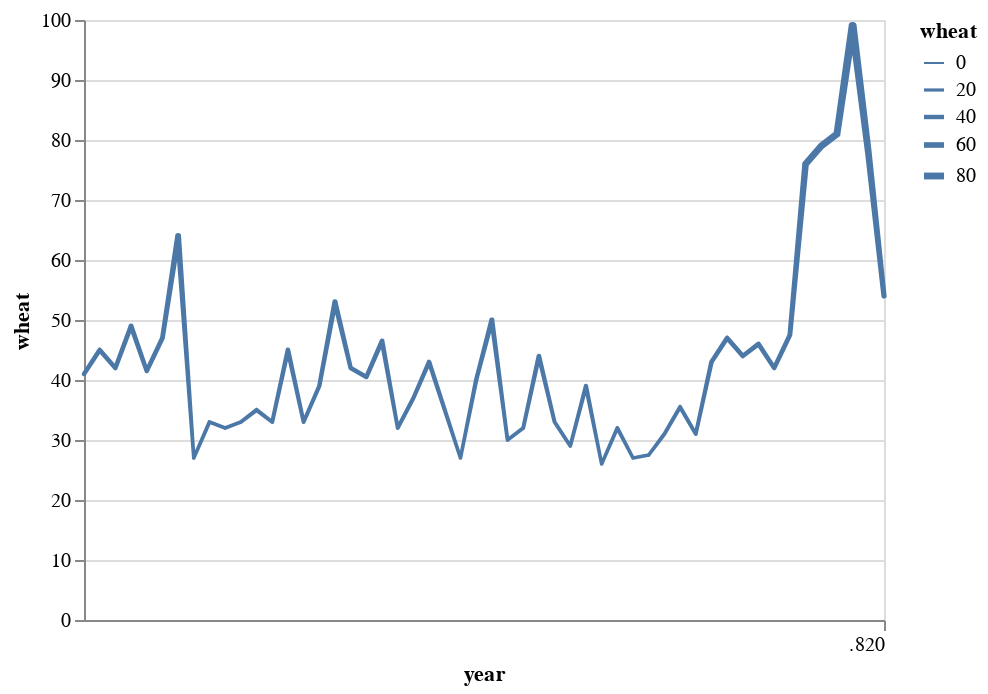

Here is the notebook cell this chart was saved with:
### Code cell
import altair as alt
from vega_datasets import data

source = data.wheat()

alt.Chart(source).mark_trail().encode(
    x='year:T',
    y='wheat:Q',
    size='wheat:Q'
)

### Figure 1 — Vega-Lite specification as saved in the notebook (floating-point values rounded to 4 significant figures)
{"config": {"view": {"continuousWidth": 400, "continuousHeight": 300}}, "data": {"name": "data-76d1ce26ea5761007c35827e1564d86c"}, "mark": "trail", "encoding": {"size": {"type": "quantitative", "field": "wheat"}, "x": {"type": "temporal", "field": "year"}, "y": {"type": "quantitative", "field": "wheat"}}, "$schema": "https://vega.github.io/schema/vega-lite/v4.8.1.json", "datasets": {"data-76d1ce26ea5761007c35827e1564d86c": [{"year": 1565, "wheat": 41.0, "wages": 5.0}, {"year": 1570, "wheat": 45.0, "wages": 5.05}, {"year": 1575, "wheat": 42.0, "wages": 5.08}, {"year": 1580, "wheat": 49.0, "wages": 5.12}, {"year": 1585, "wheat": 41.5, "wages": 5.15}, {"year": 1590, "wheat": 47.0, "wages": 5.25}, {"year": 1595, "wheat": 64.0, "wages": 5.54}, {"year": 1600, "wheat": 27.0, "wages": 5.61}, {"year": 1605, "wheat": 33.0, "wages": 5.69}, {"year": 1610, "wheat": 32.0, "wages": 5.78}, {"year": 1615, "wheat": 33.0, "wages": 5.94}, {"year": 1620, "wheat": 35.0, "wages": 6.01}, {"year": 1625, "wheat": 33.0, "wages": 6.12}, {"year": 1630, "wheat": 45.0, "wages": 6.22}, {"year": 1635, "wheat": 33.0, "wages": 6.3}, {"year": 1640, "wheat": 39.0, "wages": 6.37}, {"year": 1645, "wheat": 53.0, "wages": 6.45}, {"year": 1650, "wheat": 42.0, "wages": 6.5}, {"year": 1655, "wheat": 40.5, "wages": 6.6}, {"year": 1660, "wheat": 46.5, "wages": 6.75}, {"year": 1665, "wheat": 32.0, "wages": 6.8}, {"year": 1670, "wheat": 37.0, "wages": 6.9}, {"year": 1675, "wheat": 43.0, "wages": 7.0}, {"year": 1680, "wheat": 35.0, "wages": 7.3}, {"year": 1685, "wheat": 27.0, "wages": 7.6}, {"year": 1690, "wheat": 40.0, "wages": 8.0}, {"year": 1695, "wheat": 50.0, "wages": 8.5}, {"year": 1700, "wheat": 30.0, "wages": 9.0}, {"year": 1705, "wheat": 32.0, "wages": 10.0}, {"year": 1710, "wheat": 44.0, "wages": 11.0}, {"year": 1715, "wheat": 33.0, "wages": 11.75}, {"year": 1720, "wheat": 29.0, "wages": 12.5}, {"year": 1725, "wheat": 39.0, "wages": 13.0}, {"year": 1730, "wheat": 26.0, "wages": 13.3}, {"year": 1735, "wheat": 32.0, "wages": 13.6}, {"year": 1740, "wheat": 27.0, "wages": 14.0}, {"year": 1745, "wheat": 27.5, "wages": 14.5}, {"year": 1750, "wheat": 31.0, "wages": 15.0}, {"year": 1755, "wheat": 35.5, "wages": 15.7}, {"year": 1760, "wheat": 31.0, "wages": 16.5}, {"year": 1765, "wheat": 43.0, "wages": 17.6}, {"year": 1770, "wheat": 47.0, "wages": 18.5}, {"year": 1775, "wheat": 44.0, "wages": 19.5}, {"year": 1780, "wheat": 46.0, "wages": 21.0}, {"year": 1785, "wheat": 42.0, "wages": 23.0}, {"year": 1790, "wheat": 47.5, "wages": 25.5}, {"year": 1795, "wheat": 76.0, "wages": 27.5}, {"year": 1800, "wheat": 79.0, "wages": 28.5}, {"year": 1805, "wheat": 81.0, "wages": 29.5}, {"year": 1810, "wheat": 99.0, "wages": 30.0}, {"year": 1815, "wheat": 78.0, "wages": null}, {"year": 1820, "wheat": 54.0, "wages": null}]}}
